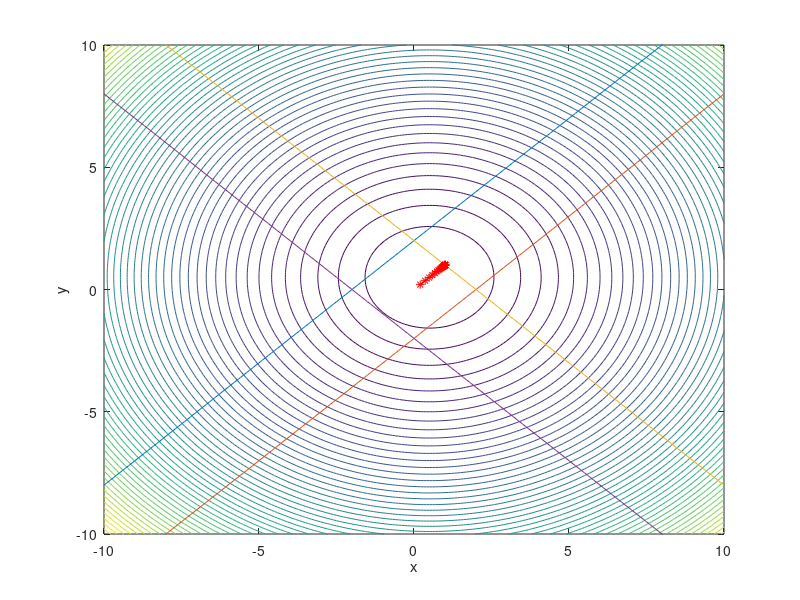

Source code (MATLAB):
clc
clear;
[X,Y]=meshgrid(-10:0.1:10);

%QP problem specification
Xref=[1,1];
P=[1,0;0,1];
q=[-Xref(1),-Xref(2)]';
r=Xref(1)^2+Xref(2)^2;
%inequality constraint
%to keep the form Ax+b>0
A1=[1,-1];
b1=2;
A2=[-1,1];
b2=2;
A3=[-1,-1];
b3=2;
A4=[1,1];
b4=2;
A=[A1;A2;A3;A4];
b=[b1;b2;b3;b4];
%updating variables
%x_init=[-3,5]';
x_new=Xref';
u_new=zeros(size(A,1),1);
z_new=zeros(size(A,1),1);
Max_Iterate=1000;
rho=1;
ABSTOL= sqrt(2)*1e-4;
RELTOL= 1e-2;

%ploting related
history_x1=[x_new(1),zeros(1,999)];
history_x2=[x_new(2),zeros(1,999)];
F=P(1,1)*X.^2+P(1,2)*X.*Y+P(2,1)*X.*Y+P(2,2)*Y.^2 + q(1)*X+q(2)*Y + r;
f=zeros(1,999);

Y_c1=-A1(1)/A1(2)*X(1,:)-sign(A1(2))*b1;
Y_c2=-A2(1)/A2(2)*X(1,:)-sign(A2(2))*b2;
Y_c3=-A3(1)/A3(2)*X(1,:)-sign(A3(2))*b3;
Y_c4=-A4(1)/A4(2)*X(1,:)-sign(A4(2))*b4;

figure(1);
contour(X,Y,F,50);
xlabel('x');
ylabel('y');
hold on;
plot(X(1,:),Y_c1,X(1,:),Y_c2,X(1,:),Y_c3,X(1,:),Y_c4);
axis([-10 10 -10 10]);
hold on;
N = -(P + rho*(A'*A));
N2 = N\(rho*A');
N1 = N\(q - rho*A'*b);
tic
for k=1:Max_Iterate
    
    %x-update
    x_new=N1 + N2*(z_new + u_new);
    %z-update
    z_old=z_new;
    z_new = max(0, -A*x_new - u_new + b);
    %z_new=func_projection(x_new+u_new,A,b);
    
    %u-update
    u_new=u_new+(A*x_new - b + z_new);
    
    %cost function
    %f(k+1)=x_new'*P*x_new + q'*x_new + r;
    history_x1(k+1)=x_new(1);
    history_x2(k+1)=x_new(2);
    
    plot(history_x1(k+1),history_x2(k+1),'r*');
    hold on;
    plot(history_x1(k:k+1),history_x2(k:k+1),'r');
    hold on;
    
    %termination check
    primal_residual=norm(A*x_new - b + z_new);
    dual_residual=norm(-rho*(z_new-z_old));
    eps_pri= ABSTOL + RELTOL*max(norm(x_new), norm(-z_new));
    eps_dual= ABSTOL + RELTOL*norm(rho*u_new);
    if(primal_residual<eps_pri && dual_residual<eps_dual)
        break;
    end
end
toc
